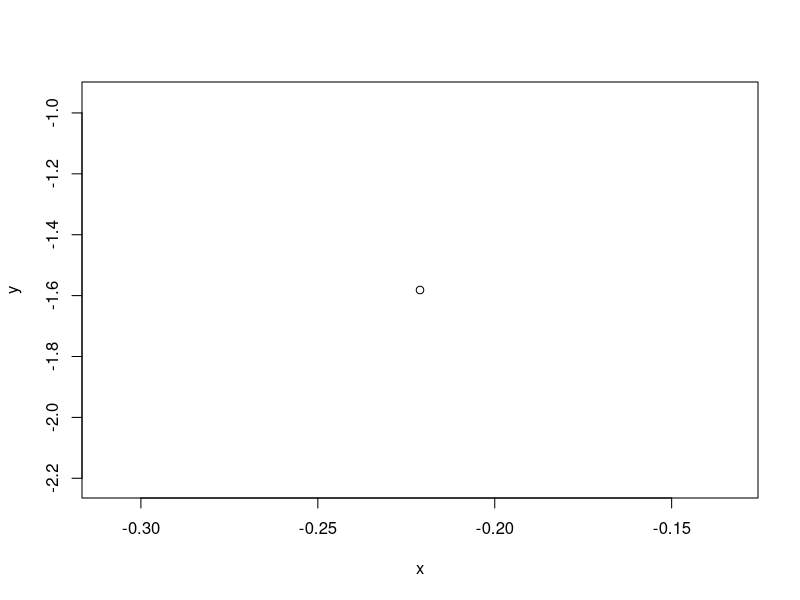
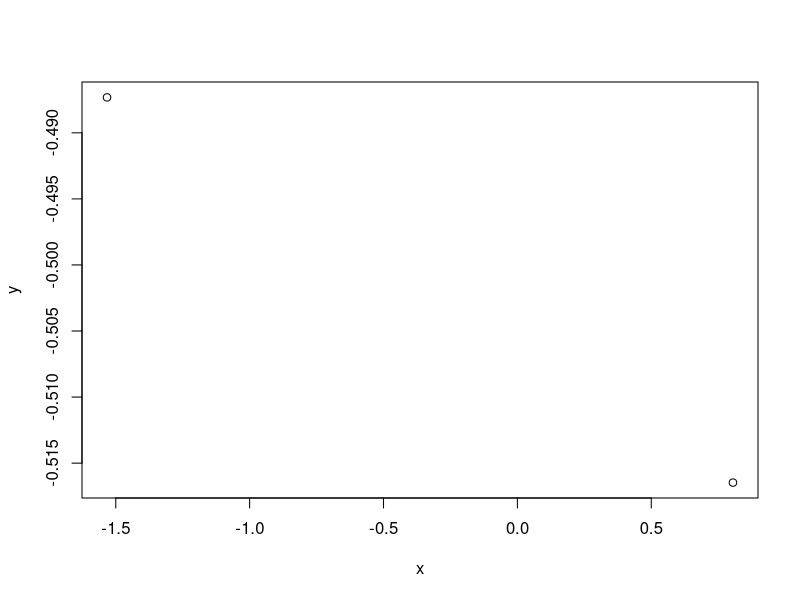
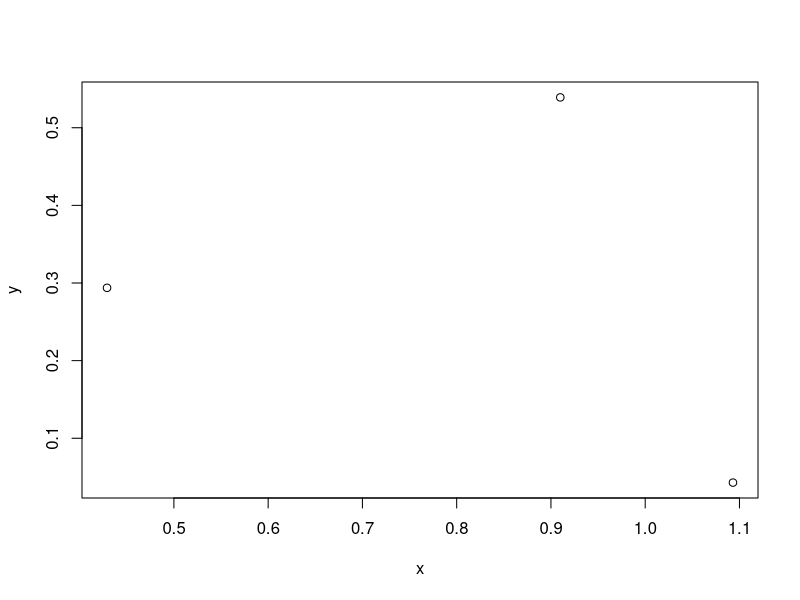
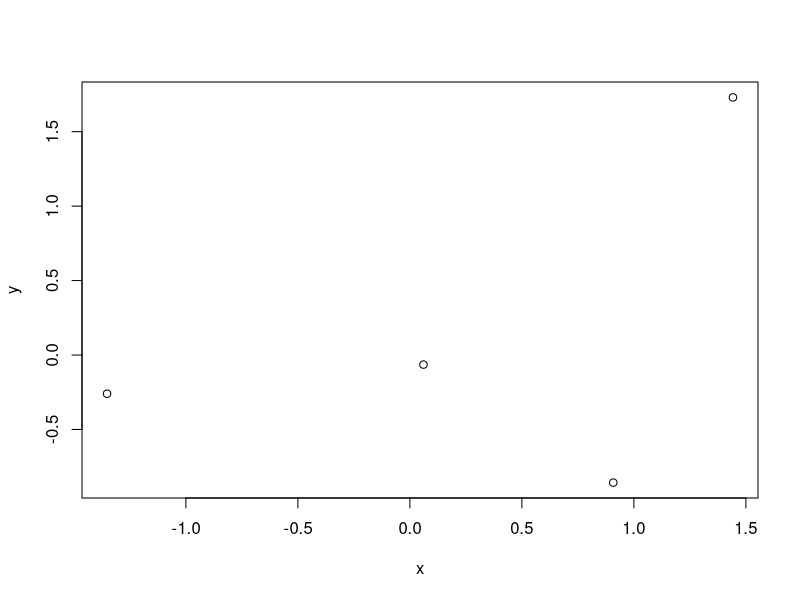
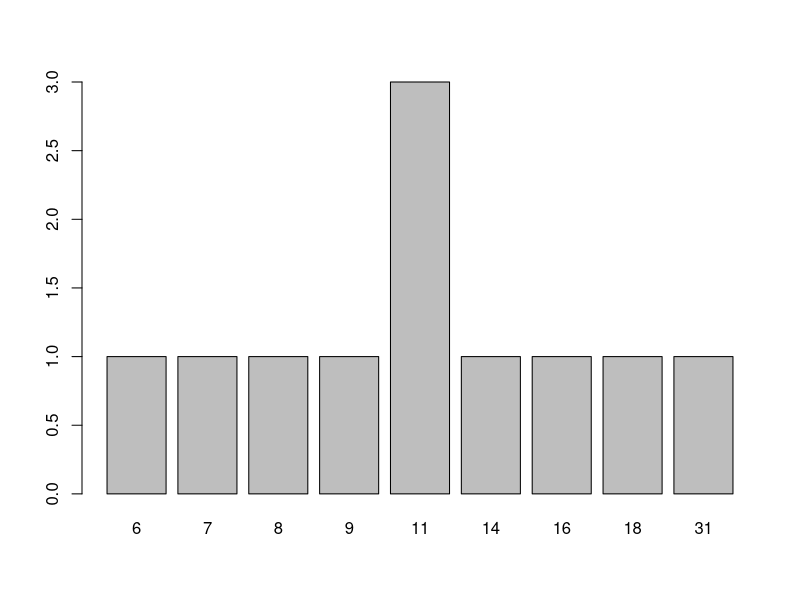
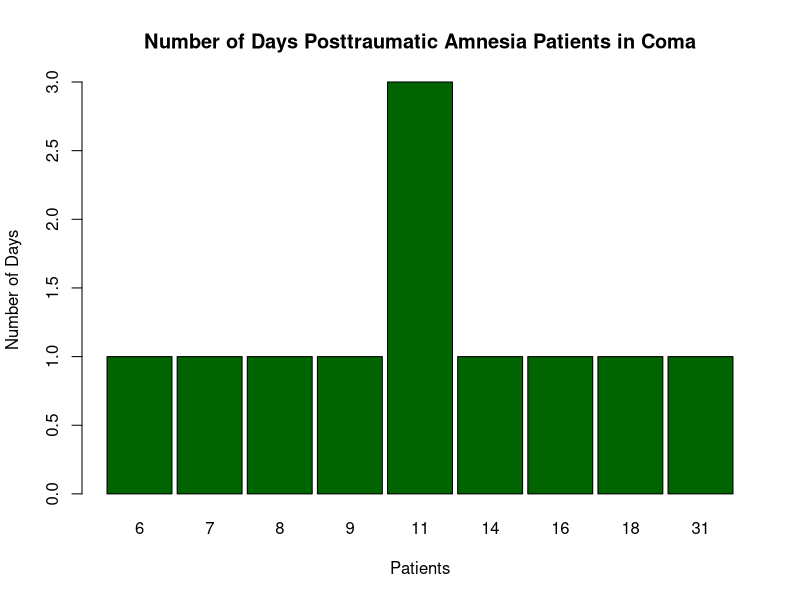
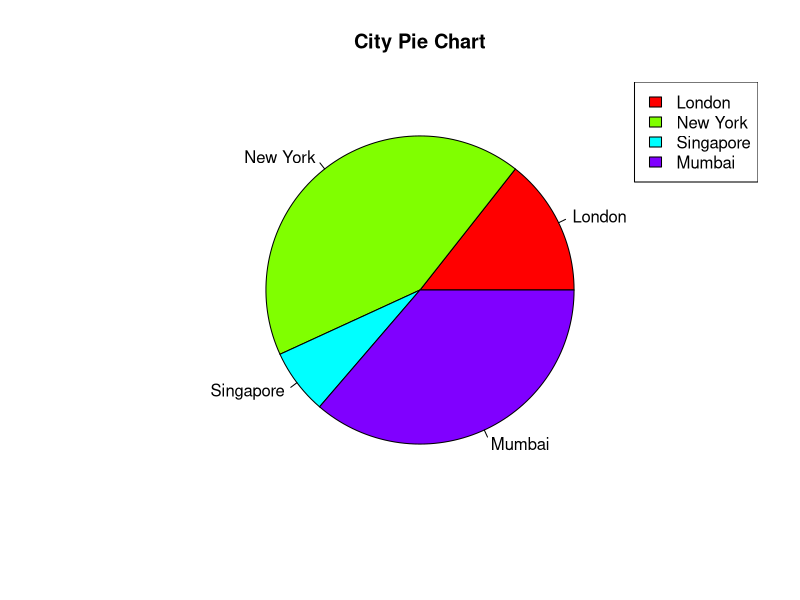
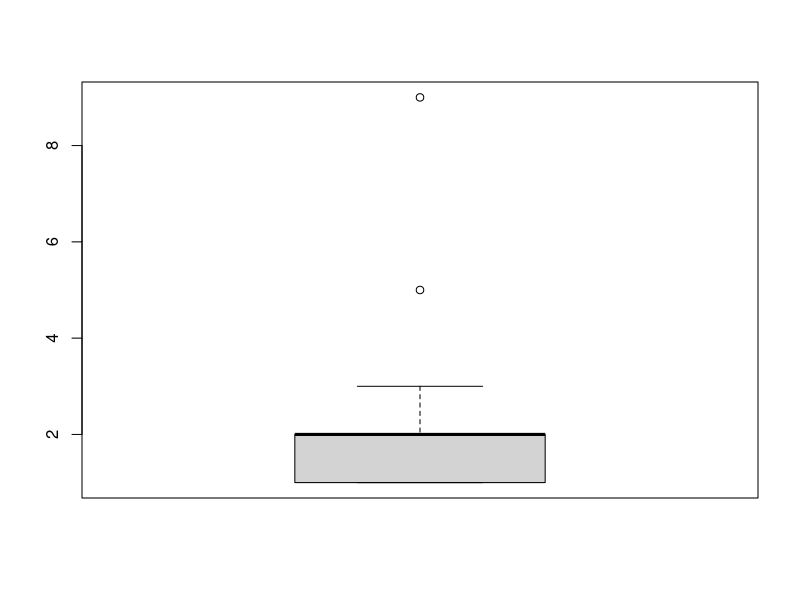

R code for these plots, in order:
## Exercise (Week3_2)
## To restart R session => Ctrl + Shift + F10

## Specify path to save PDF to
destination = 'D:\\UniKL\\Sem2\\IGB20303-ProbabilityandStatsforIT\\Week3\\Ex2-CH1-2-GraphsAll.pdf'

## File name
pdf(file = destination)

## Save plots to PDF
for (i in 1:4) {
  x=rnorm(i)
  y=rnorm(i)
  plot(x, y)
}

#####

#Q1
comaDays=c(11, 14, 18, 7, 11, 16, 31, 6, 11, 8, 9)
#construct a table
table(comaDays)
#draw bar chart/barplot
barplot(table(comaDays))
#design the bar chart
barplot(table(comaDays), main = "Number of Days Posttraumatic Amnesia Patients in Coma",
        ylab = "Number of Days", xlab = "Patients",
        col = c("dark green"),
        space = 0.08)

#####


#Q2
slices = c(21, 62, 10, 53)
lbls = c("London", "New York", "Singapore", "Mumbai")
#draw a pie chart + design
pie(slices, labels = lbls, main = "City Pie Chart",
    col=rainbow(length(lbls)))
#add legend
legend("topright", c(lbls), fill = rainbow(length(lbls)))


#####


#Q3
statsStudents1=c(59, 60, 61, 62, 62, 63, 63, 64, 64, 64, 65,65, 65, 65, 65, 
                 65, 65, 65, 65, 66, 66, 67, 67, 68, 68, 69, 70, 70, 70, 70,
                 70, 71, 71, 72,72, 73, 74, 74, 75, 77)
#construct a table
table(statsStudents1)
#draw a box plot
boxplot(table(statsStudents1))
#change colour of box to blue
boxplot(statsStudents1, ylab = "Height", xlab = "Students",
        main = "Height vs Number of students", col = "light blue")


#####


#Q4
statsStudents2=c(59, 60, 61, 62, 62, 63, 63, 64, 64, 64, 65,65, 65, 65, 65, 
                 65, 65, 65, 65, 66, 66, 67, 67, 68, 68, 69, 70, 70, 70, 70,
                 70, 71, 71, 72,72, 73, 74, 74, 75, 77)
#construct a table
table(statsStudents2)
#draw a scatter plot
plot(statsStudents2)
#design the scatter plot
plot(statsStudents2, ylab = "Marks", xlab = "Students",
     pch = 8, cex = 1.5, col = c("blue", "green"),
     main = "Marks vs Students")

#Notes on scatter plot design
## pch : point shapes/plot symbols
## col : color (code or name) to use for the points
## bg : the background (or fill) color for the open plot symbols. It can be used only when pch = 21:25.
## cex : the size of pch symbols
## lwd : the line width for the plotting symbols


## Turn off PDF plotting and save the file
dev.off()
